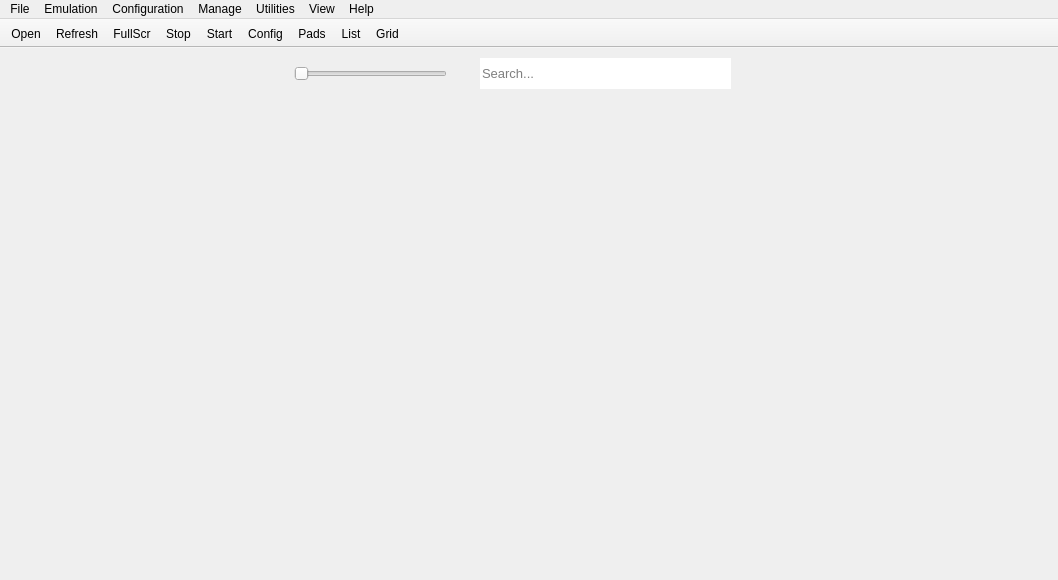
<?xml version="1.0" encoding="UTF-8"?>
<ui version="4.0">
 <class>main_window</class>
 <widget class="QMainWindow" name="main_window">
  <property name="geometry">
   <rect>
    <x>0</x>
    <y>0</y>
    <width>1058</width>
    <height>580</height>
   </rect>
  </property>
  <property name="sizePolicy">
   <sizepolicy hsizetype="Expanding" vsizetype="Expanding">
    <horstretch>0</horstretch>
    <verstretch>0</verstretch>
   </sizepolicy>
  </property>
  <property name="minimumSize">
   <size>
    <width>4</width>
    <height>0</height>
   </size>
  </property>
  <property name="windowTitle">
   <string>RPCS3</string>
  </property>
  <property name="autoFillBackground">
   <bool>false</bool>
  </property>
  <property name="animated">
   <bool>true</bool>
  </property>
  <property name="dockNestingEnabled">
   <bool>true</bool>
  </property>
  <property name="dockOptions">
   <set>QMainWindow::AllowNestedDocks|QMainWindow::AllowTabbedDocks|QMainWindow::AnimatedDocks|QMainWindow::GroupedDragging</set>
  </property>
  <widget class="QWidget" name="centralWidget">
   <property name="sizePolicy">
    <sizepolicy hsizetype="Expanding" vsizetype="Expanding">
     <horstretch>0</horstretch>
     <verstretch>0</verstretch>
    </sizepolicy>
   </property>
   <widget class="QLineEdit" name="mw_searchbar">
    <property name="geometry">
     <rect>
      <x>480</x>
      <y>10</y>
      <width>251</width>
      <height>31</height>
     </rect>
    </property>
    <property name="sizePolicy">
     <sizepolicy hsizetype="Expanding" vsizetype="Expanding">
      <horstretch>0</horstretch>
      <verstretch>0</verstretch>
     </sizepolicy>
    </property>
    <property name="font">
     <font>
      <pointsize>10</pointsize>
      <weight>50</weight>
      <bold>false</bold>
     </font>
    </property>
    <property name="focusPolicy">
     <enum>Qt::ClickFocus</enum>
    </property>
    <property name="frame">
     <bool>false</bool>
    </property>
    <property name="placeholderText">
     <string>Search...</string>
    </property>
    <property name="clearButtonEnabled">
     <bool>false</bool>
    </property>
   </widget>
   <widget class="QWidget" name="sizeSliderContainer" native="true">
    <property name="geometry">
     <rect>
      <x>280</x>
      <y>10</y>
      <width>181</width>
      <height>31</height>
     </rect>
    </property>
    <property name="sizePolicy">
     <sizepolicy hsizetype="Fixed" vsizetype="Expanding">
      <horstretch>0</horstretch>
      <verstretch>0</verstretch>
     </sizepolicy>
    </property>
    <layout class="QHBoxLayout" name="horizontalLayout">
     <property name="spacing">
      <number>0</number>
     </property>
     <property name="leftMargin">
      <number>14</number>
     </property>
     <property name="topMargin">
      <number>0</number>
     </property>
     <property name="rightMargin">
      <number>14</number>
     </property>
     <property name="bottomMargin">
      <number>0</number>
     </property>
     <item>
      <widget class="QSlider" name="sizeSlider">
       <property name="sizePolicy">
        <sizepolicy hsizetype="Expanding" vsizetype="Preferred">
         <horstretch>0</horstretch>
         <verstretch>0</verstretch>
        </sizepolicy>
       </property>
       <property name="focusPolicy">
        <enum>Qt::ClickFocus</enum>
       </property>
       <property name="autoFillBackground">
        <bool>false</bool>
       </property>
       <property name="orientation">
        <enum>Qt::Horizontal</enum>
       </property>
       <property name="tickPosition">
        <enum>QSlider::NoTicks</enum>
       </property>
      </widget>
     </item>
    </layout>
   </widget>
  </widget>
  <widget class="QMenuBar" name="menuBar">
   <property name="geometry">
    <rect>
     <x>0</x>
     <y>0</y>
     <width>1058</width>
     <height>22</height>
    </rect>
   </property>
   <property name="contextMenuPolicy">
    <enum>Qt::PreventContextMenu</enum>
   </property>
   <widget class="QMenu" name="menuFile">
    <property name="title">
     <string>File</string>
    </property>
    <widget class="QMenu" name="bootRecentMenu">
     <property name="enabled">
      <bool>true</bool>
     </property>
     <property name="title">
      <string>Boot Recent</string>
     </property>
     <property name="toolTipsVisible">
      <bool>true</bool>
     </property>
     <addaction name="clearRecentAct"/>
     <addaction name="freezeRecentAct"/>
     <addaction name="separator"/>
    </widget>
    <widget class="QMenu" name="menuBatch">
     <property name="title">
      <string>All Titles</string>
     </property>
     <addaction name="batchCreatePPUCachesAct"/>
     <addaction name="separator"/>
     <addaction name="batchRemoveCustomConfigurationsAct"/>
     <addaction name="batchRemoveCustomPadConfigurationsAct"/>
     <addaction name="batchRemovePPUCachesAct"/>
     <addaction name="batchRemoveSPUCachesAct"/>
     <addaction name="batchRemoveShaderCachesAct"/>
     <addaction name="separator"/>
     <addaction name="removeDiskCacheAct"/>
    </widget>
    <addaction name="bootElfAct"/>
    <addaction name="bootGameAct"/>
    <addaction name="bootRecentMenu"/>
    <addaction name="separator"/>
    <addaction name="addGamesAct"/>
    <addaction name="separator"/>
    <addaction name="bootInstallPkgAct"/>
    <addaction name="bootInstallPupAct"/>
    <addaction name="separator"/>
    <addaction name="menuBatch"/>
    <addaction name="separator"/>
    <addaction name="exitAct"/>
   </widget>
   <widget class="QMenu" name="menuEmulation">
    <property name="title">
     <string>Emulation</string>
    </property>
    <addaction name="sysPauseAct"/>
    <addaction name="sysStopAct"/>
    <addaction name="sysRebootAct"/>
    <addaction name="separator"/>
    <addaction name="sysSendOpenMenuAct"/>
    <addaction name="sysSendExitAct"/>
   </widget>
   <widget class="QMenu" name="menuConfiguration">
    <property name="title">
     <string>Configuration</string>
    </property>
    <addaction name="confCPUAct"/>
    <addaction name="confGPUAct"/>
    <addaction name="separator"/>
    <addaction name="confPadsAct"/>
    <addaction name="confAudioAct"/>
    <addaction name="confIOAct"/>
    <addaction name="confSystemAct"/>
    <addaction name="separator"/>
    <addaction name="confAutopauseManagerAct"/>
   </widget>
   <widget class="QMenu" name="menuManage">
    <property name="title">
     <string>Manage</string>
    </property>
    <addaction name="confVFSDialogAct"/>
    <addaction name="separator"/>
    <addaction name="actionManage_Users"/>
    <addaction name="confSavedataManagerAct"/>
    <addaction name="actionManage_RAP_Licences"/>
    <addaction name="actionManage_Trophy_Data"/>
    <addaction name="actionManage_Skylanders_Portal"/>
   </widget>
   <widget class="QMenu" name="menuUtilities">
    <property name="title">
     <string>Utilities</string>
    </property>
    <addaction name="toolsCgDisasmAct"/>
    <addaction name="toolskernel_explorerAct"/>
    <addaction name="toolsmemory_viewerAct"/>
    <addaction name="toolsRsxDebuggerAct"/>
    <addaction name="toolsStringSearchAct"/>
    <addaction name="separator"/>
    <addaction name="toolsDecryptSprxLibsAct"/>
    <addaction name="actionopen_rsx_capture"/>
    <addaction name="separator"/>
    <addaction name="bootVshAct"/>
   </widget>
   <widget class="QMenu" name="menuView">
    <property name="title">
     <string>View</string>
    </property>
    <widget class="QMenu" name="menuGame_List_Icons">
     <property name="title">
      <string>Game List Icons</string>
     </property>
     <addaction name="setIconSizeTinyAct"/>
     <addaction name="setIconSizeSmallAct"/>
     <addaction name="setIconSizeMediumAct"/>
     <addaction name="setIconSizeLargeAct"/>
    </widget>
    <widget class="QMenu" name="menuGame_List_Mode">
     <property name="title">
      <string>Game List Mode</string>
     </property>
     <addaction name="setlistModeListAct"/>
     <addaction name="setlistModeGridAct"/>
    </widget>
    <widget class="QMenu" name="menuGame_Categories">
     <property name="title">
      <string>Game Categories</string>
     </property>
     <addaction name="showCatHDDGameAct"/>
     <addaction name="showCatDiscGameAct"/>
     <addaction name="showCatPS1GamesAct"/>
     <addaction name="showCatPS2GamesAct"/>
     <addaction name="showCatPSPGamesAct"/>
     <addaction name="showCatHomeAct"/>
     <addaction name="showCatAudioVideoAct"/>
     <addaction name="showCatGameDataAct"/>
     <addaction name="showCatUnknownAct"/>
     <addaction name="showCatOtherAct"/>
    </widget>
    <addaction name="showDebuggerAct"/>
    <addaction name="showLogAct"/>
    <addaction name="separator"/>
    <addaction name="showTitleBarsAct"/>
    <addaction name="showToolBarAct"/>
    <addaction name="separator"/>
    <addaction name="showGameListAct"/>
    <addaction name="separator"/>
    <addaction name="showHiddenEntriesAct"/>
    <addaction name="separator"/>
    <addaction name="showCompatibilityInGridAct"/>
    <addaction name="separator"/>
    <addaction name="refreshGameListAct"/>
    <addaction name="menuGame_List_Mode"/>
    <addaction name="menuGame_List_Icons"/>
    <addaction name="menuGame_Categories"/>
   </widget>
   <widget class="QMenu" name="menuHelp">
    <property name="title">
     <string>Help</string>
    </property>
    <addaction name="actionCheck_for_Updates"/>
    <addaction name="separator"/>
    <addaction name="aboutAct"/>
    <addaction name="aboutQtAct"/>
   </widget>
   <addaction name="menuFile"/>
   <addaction name="menuEmulation"/>
   <addaction name="menuConfiguration"/>
   <addaction name="menuManage"/>
   <addaction name="menuUtilities"/>
   <addaction name="menuView"/>
   <addaction name="menuHelp"/>
  </widget>
  <widget class="QToolBar" name="toolBar">
   <property name="sizePolicy">
    <sizepolicy hsizetype="Preferred" vsizetype="Preferred">
     <horstretch>0</horstretch>
     <verstretch>0</verstretch>
    </sizepolicy>
   </property>
   <property name="contextMenuPolicy">
    <enum>Qt::PreventContextMenu</enum>
   </property>
   <property name="windowTitle">
    <string>Show tool bar</string>
   </property>
   <property name="movable">
    <bool>false</bool>
   </property>
   <property name="allowedAreas">
    <set>Qt::TopToolBarArea</set>
   </property>
   <property name="iconSize">
    <size>
     <width>30</width>
     <height>30</height>
    </size>
   </property>
   <property name="toolButtonStyle">
    <enum>Qt::ToolButtonTextUnderIcon</enum>
   </property>
   <property name="floatable">
    <bool>false</bool>
   </property>
   <attribute name="toolBarArea">
    <enum>TopToolBarArea</enum>
   </attribute>
   <attribute name="toolBarBreak">
    <bool>false</bool>
   </attribute>
   <addaction name="toolbar_open"/>
   <addaction name="toolbar_refresh"/>
   <addaction name="toolbar_fullscreen"/>
   <addaction name="toolbar_stop"/>
   <addaction name="toolbar_start"/>
   <addaction name="toolbar_config"/>
   <addaction name="toolbar_controls"/>
   <addaction name="toolbar_list"/>
   <addaction name="toolbar_grid"/>
  </widget>
  <action name="bootElfAct">
   <property name="text">
    <string>Boot SELF/ELF</string>
   </property>
  </action>
  <action name="bootGameAct">
   <property name="text">
    <string>Boot Game</string>
   </property>
  </action>
  <action name="bootInstallPkgAct">
   <property name="text">
    <string>Install .pkg</string>
   </property>
   <property name="toolTip">
    <string>Install application from pkg file</string>
   </property>
  </action>
  <action name="bootInstallPupAct">
   <property name="text">
    <string>Install Firmware</string>
   </property>
   <property name="toolTip">
    <string>Install firmware from PS3UPDAT.PUP</string>
   </property>
  </action>
  <action name="sysPauseAct">
   <property name="enabled">
    <bool>false</bool>
   </property>
   <property name="icon">
    <iconset resource="../resources.qrc">
     <normaloff>:/Icons/pause.png</normaloff>:/Icons/pause.png</iconset>
   </property>
   <property name="text">
    <string>Pause</string>
   </property>
   <property name="toolTip">
    <string>Start Emulation</string>
   </property>
  </action>
  <action name="sysStopAct">
   <property name="enabled">
    <bool>false</bool>
   </property>
   <property name="icon">
    <iconset resource="../resources.qrc">
     <normaloff>:/Icons/stop.png</normaloff>:/Icons/stop.png</iconset>
   </property>
   <property name="text">
    <string>Stop</string>
   </property>
   <property name="toolTip">
    <string>Stop Emulation</string>
   </property>
  </action>
  <action name="sysSendOpenMenuAct">
   <property name="enabled">
    <bool>false</bool>
   </property>
   <property name="text">
    <string>Send Open System Menu CMD</string>
   </property>
  </action>
  <action name="sysSendExitAct">
   <property name="enabled">
    <bool>false</bool>
   </property>
   <property name="text">
    <string>Send Exit CMD</string>
   </property>
  </action>
  <action name="confCPUAct">
   <property name="text">
    <string>CPU</string>
   </property>
   <property name="toolTip">
    <string>Configure CPU</string>
   </property>
  </action>
  <action name="confGPUAct">
   <property name="text">
    <string>GPU</string>
   </property>
   <property name="toolTip">
    <string>Configure Graphics</string>
   </property>
  </action>
  <action name="confPadsAct">
   <property name="text">
    <string>Pads</string>
   </property>
   <property name="iconText">
    <string>Pads</string>
   </property>
   <property name="toolTip">
    <string>Configure Controls</string>
   </property>
  </action>
  <action name="confAudioAct">
   <property name="text">
    <string>Audio</string>
   </property>
   <property name="toolTip">
    <string>Configure Audio</string>
   </property>
  </action>
  <action name="confIOAct">
   <property name="text">
    <string>Input/Output</string>
   </property>
   <property name="toolTip">
    <string>Configure Input/Output</string>
   </property>
  </action>
  <action name="confSystemAct">
   <property name="text">
    <string>System</string>
   </property>
   <property name="toolTip">
    <string>Configure System</string>
   </property>
  </action>
  <action name="confAutopauseManagerAct">
   <property name="enabled">
    <bool>false</bool>
   </property>
   <property name="text">
    <string>Auto Pause</string>
   </property>
   <property name="toolTip">
    <string>Configure Auto Pause</string>
   </property>
  </action>
  <action name="exitAct">
   <property name="text">
    <string>Exit</string>
   </property>
   <property name="toolTip">
    <string>Exit RPCS3</string>
   </property>
   <property name="statusTip">
    <string>Exit the application</string>
   </property>
  </action>
  <action name="confSavedataManagerAct">
   <property name="enabled">
    <bool>true</bool>
   </property>
   <property name="text">
    <string>Save Data</string>
   </property>
   <property name="toolTip">
    <string>Manage Save Data</string>
   </property>
  </action>
  <action name="actionManage_Trophy_Data">
   <property name="enabled">
    <bool>true</bool>
   </property>
   <property name="text">
    <string>Trophies</string>
   </property>
   <property name="toolTip">
    <string>Manage Trophies</string>
   </property>
  </action>
  <action name="actionManage_Users">
   <property name="text">
    <string>User Accounts</string>
   </property>
   <property name="toolTip">
    <string>Manage User Accounts</string>
   </property>
  </action>
  <action name="toolsCgDisasmAct">
   <property name="text">
    <string>Cg Disasm</string>
   </property>
  </action>
  <action name="toolskernel_explorerAct">
   <property name="enabled">
    <bool>false</bool>
   </property>
   <property name="text">
    <string>Kernel Explorer</string>
   </property>
  </action>
  <action name="toolsmemory_viewerAct">
   <property name="enabled">
    <bool>false</bool>
   </property>
   <property name="text">
    <string>Memory Viewer</string>
   </property>
  </action>
  <action name="toolsRsxDebuggerAct">
   <property name="enabled">
    <bool>false</bool>
   </property>
   <property name="text">
    <string>RSX Debugger</string>
   </property>
  </action>
  <action name="toolsStringSearchAct">
   <property name="enabled">
    <bool>false</bool>
   </property>
   <property name="text">
    <string>String Search</string>
   </property>
  </action>
  <action name="toolsDecryptSprxLibsAct">
   <property name="text">
    <string>Decrypt PS3 Binaries</string>
   </property>
  </action>
  <action name="showDebuggerAct">
   <property name="checkable">
    <bool>true</bool>
   </property>
   <property name="text">
    <string>Show Debugger</string>
   </property>
  </action>
  <action name="showLogAct">
   <property name="checkable">
    <bool>true</bool>
   </property>
   <property name="text">
    <string>Show Log/TTY</string>
   </property>
  </action>
  <action name="aboutAct">
   <property name="text">
    <string>About RPCS3</string>
   </property>
  </action>
  <action name="aboutQtAct">
   <property name="text">
    <string>About Qt</string>
   </property>
  </action>
  <action name="showGameListAct">
   <property name="checkable">
    <bool>true</bool>
   </property>
   <property name="text">
    <string>Show Game List</string>
   </property>
  </action>
  <action name="showToolBarAct">
   <property name="checkable">
    <bool>true</bool>
   </property>
   <property name="text">
    <string>Show Tool Bar</string>
   </property>
  </action>
  <action name="showCompatibilityInGridAct">
   <property name="checkable">
    <bool>true</bool>
   </property>
   <property name="text">
    <string>Show Game Compatibility in Grid Mode</string>
   </property>
  </action>
  <action name="refreshGameListAct">
   <property name="text">
    <string>Game List Refresh</string>
   </property>
  </action>
  <action name="actionManage_RAP_Licences">
   <property name="enabled">
    <bool>false</bool>
   </property>
   <property name="text">
    <string>RAP Files</string>
   </property>
  </action>
  <action name="actionCheck_for_Updates">
   <property name="enabled">
    <bool>false</bool>
   </property>
   <property name="text">
    <string>Check for Updates</string>
   </property>
  </action>
  <action name="confVFSDialogAct">
   <property name="text">
    <string>Virtual File System</string>
   </property>
  </action>
  <action name="clearRecentAct">
   <property name="text">
    <string>List Clear</string>
   </property>
  </action>
  <action name="freezeRecentAct">
   <property name="checkable">
    <bool>true</bool>
   </property>
   <property name="text">
    <string>List Freeze</string>
   </property>
  </action>
  <action name="setIconSizeTinyAct">
   <property name="checkable">
    <bool>true</bool>
   </property>
   <property name="text">
    <string>Tiny</string>
   </property>
  </action>
  <action name="setIconSizeSmallAct">
   <property name="checkable">
    <bool>true</bool>
   </property>
   <property name="checked">
    <bool>true</bool>
   </property>
   <property name="text">
    <string>Small</string>
   </property>
  </action>
  <action name="setIconSizeMediumAct">
   <property name="checkable">
    <bool>true</bool>
   </property>
   <property name="text">
    <string>Medium</string>
   </property>
  </action>
  <action name="setIconSizeLargeAct">
   <property name="checkable">
    <bool>true</bool>
   </property>
   <property name="text">
    <string>Large</string>
   </property>
  </action>
  <action name="setlistModeListAct">
   <property name="checkable">
    <bool>true</bool>
   </property>
   <property name="checked">
    <bool>true</bool>
   </property>
   <property name="text">
    <string>List View</string>
   </property>
  </action>
  <action name="setlistModeGridAct">
   <property name="checkable">
    <bool>true</bool>
   </property>
   <property name="text">
    <string>Grid View</string>
   </property>
  </action>
  <action name="sysRebootAct">
   <property name="enabled">
    <bool>false</bool>
   </property>
   <property name="icon">
    <iconset resource="../resources.qrc">
     <normaloff>:/Icons/restart.png</normaloff>:/Icons/restart.png</iconset>
   </property>
   <property name="text">
    <string>Restart</string>
   </property>
  </action>
  <action name="showCatHDDGameAct">
   <property name="checkable">
    <bool>true</bool>
   </property>
   <property name="checked">
    <bool>true</bool>
   </property>
   <property name="text">
    <string>HDD Games</string>
   </property>
  </action>
  <action name="showCatDiscGameAct">
   <property name="checkable">
    <bool>true</bool>
   </property>
   <property name="checked">
    <bool>true</bool>
   </property>
   <property name="text">
    <string>Disc Games</string>
   </property>
  </action>
  <action name="showCatPS1GamesAct">
   <property name="checkable">
    <bool>true</bool>
   </property>
   <property name="checked">
    <bool>true</bool>
   </property>
   <property name="text">
    <string>PS1 Games</string>
   </property>
  </action>
  <action name="showCatPS2GamesAct">
   <property name="checkable">
    <bool>true</bool>
   </property>
   <property name="checked">
    <bool>true</bool>
   </property>
   <property name="text">
    <string>PS2 Games</string>
   </property>
  </action>
  <action name="showCatPSPGamesAct">
   <property name="checkable">
    <bool>true</bool>
   </property>
   <property name="checked">
    <bool>true</bool>
   </property>
   <property name="text">
    <string>PSP Games</string>
   </property>
  </action>
  <action name="showCatHomeAct">
   <property name="checkable">
    <bool>true</bool>
   </property>
   <property name="checked">
    <bool>true</bool>
   </property>
   <property name="text">
    <string>Home</string>
   </property>
  </action>
  <action name="showCatAudioVideoAct">
   <property name="checkable">
    <bool>true</bool>
   </property>
   <property name="checked">
    <bool>true</bool>
   </property>
   <property name="text">
    <string>Audio/Video</string>
   </property>
  </action>
  <action name="showCatGameDataAct">
   <property name="checkable">
    <bool>true</bool>
   </property>
   <property name="checked">
    <bool>true</bool>
   </property>
   <property name="text">
    <string>Game Data</string>
   </property>
  </action>
  <action name="showCatUnknownAct">
   <property name="checkable">
    <bool>true</bool>
   </property>
   <property name="checked">
    <bool>true</bool>
   </property>
   <property name="text">
    <string>Unknown</string>
   </property>
  </action>
  <action name="toolbar_start">
   <property name="icon">
    <iconset resource="../resources.qrc">
     <normaloff>:/Icons/play.png</normaloff>:/Icons/play.png</iconset>
   </property>
   <property name="text">
    <string>Start</string>
   </property>
   <property name="toolTip">
    <string>Start emulation</string>
   </property>
  </action>
  <action name="toolbar_stop">
   <property name="icon">
    <iconset resource="../resources.qrc">
     <normaloff>:/Icons/stop.png</normaloff>:/Icons/stop.png</iconset>
   </property>
   <property name="text">
    <string>Stop</string>
   </property>
   <property name="toolTip">
    <string>Stop emulation</string>
   </property>
  </action>
  <action name="toolbar_config">
   <property name="icon">
    <iconset resource="../resources.qrc">
     <normaloff>:/Icons/configure.png</normaloff>:/Icons/configure.png</iconset>
   </property>
   <property name="text">
    <string>Config</string>
   </property>
   <property name="toolTip">
    <string>Configure the emulator</string>
   </property>
  </action>
  <action name="toolbar_controls">
   <property name="icon">
    <iconset resource="../resources.qrc">
     <normaloff>:/Icons/controllers.png</normaloff>:/Icons/controllers.png</iconset>
   </property>
   <property name="text">
    <string>Pads</string>
   </property>
   <property name="toolTip">
    <string>Configure controls</string>
   </property>
  </action>
  <action name="toolbar_fullscreen">
   <property name="icon">
    <iconset resource="../resources.qrc">
     <normaloff>:/Icons/fullscreen.png</normaloff>:/Icons/fullscreen.png</iconset>
   </property>
   <property name="text">
    <string>FullScr</string>
   </property>
   <property name="toolTip">
    <string>Toggle fullscreen</string>
   </property>
  </action>
  <action name="toolbar_list">
   <property name="icon">
    <iconset resource="../resources.qrc">
     <normaloff>:/Icons/list.png</normaloff>:/Icons/list.png</iconset>
   </property>
   <property name="text">
    <string>List</string>
   </property>
   <property name="toolTip">
    <string>Switch to list mode</string>
   </property>
  </action>
  <action name="toolbar_grid">
   <property name="icon">
    <iconset resource="../resources.qrc">
     <normaloff>:/Icons/grid.png</normaloff>:/Icons/grid.png</iconset>
   </property>
   <property name="text">
    <string>Grid</string>
   </property>
   <property name="toolTip">
    <string>Switch to grid mode</string>
   </property>
  </action>
  <action name="toolbar_refresh">
   <property name="icon">
    <iconset resource="../resources.qrc">
     <normaloff>:/Icons/refresh.png</normaloff>:/Icons/refresh.png</iconset>
   </property>
   <property name="text">
    <string>Refresh</string>
   </property>
   <property name="toolTip">
    <string>Refresh gamelist</string>
   </property>
  </action>
  <action name="toolbar_open">
   <property name="icon">
    <iconset resource="../resources.qrc">
     <normaloff>:/Icons/open.png</normaloff>:/Icons/open.png</iconset>
   </property>
   <property name="text">
    <string>Open</string>
   </property>
   <property name="toolTip">
    <string>Boot game</string>
   </property>
  </action>
  <action name="showCatOtherAct">
   <property name="checkable">
    <bool>true</bool>
   </property>
   <property name="checked">
    <bool>true</bool>
   </property>
   <property name="text">
    <string>Other</string>
   </property>
  </action>
  <action name="showHiddenEntriesAct">
   <property name="checkable">
    <bool>true</bool>
   </property>
   <property name="text">
    <string>Show Hidden Entries</string>
   </property>
  </action>
  <action name="actionopen_rsx_capture">
   <property name="text">
    <string>Open RSX Capture</string>
   </property>
  </action>
  <action name="addGamesAct">
   <property name="text">
    <string>Add Games</string>
   </property>
  </action>
  <action name="showTitleBarsAct">
   <property name="checkable">
    <bool>true</bool>
   </property>
   <property name="text">
    <string>Show Title Bars</string>
   </property>
  </action>
  <action name="batchCreatePPUCachesAct">
   <property name="text">
    <string>Create PPU Caches</string>
   </property>
  </action>
  <action name="batchRemoveCustomConfigurationsAct">
   <property name="text">
    <string>Remove Custom Configurations</string>
   </property>
  </action>
  <action name="batchRemovePPUCachesAct">
   <property name="text">
    <string>Remove PPU Caches</string>
   </property>
  </action>
  <action name="batchRemoveSPUCachesAct">
   <property name="text">
    <string>Remove SPU Caches</string>
   </property>
  </action>
  <action name="batchRemoveShaderCachesAct">
   <property name="text">
    <string>Remove Shader Caches</string>
   </property>
  </action>
  <action name="batchRemoveCustomPadConfigurationsAct">
   <property name="text">
    <string>Remove Custom Pad Configurations</string>
   </property>
  </action>
  <action name="removeDiskCacheAct">
   <property name="text">
    <string>Remove Disk Cache</string>
   </property>
  </action>
  <action name="actionManage_Skylanders_Portal">
   <property name="text">
    <string>Skylanders Portal</string>
   </property>
  </action>
  <action name="bootVshAct">
   <property name="text">
    <string>Launch PS3 OS</string>
   </property>
  </action>
 </widget>
 <layoutdefault spacing="6" margin="11"/>
 <resources>
  <include location="../resources.qrc"/>
  <include location="../resources.qrc"/>
 </resources>
 <connections/>
</ui>
